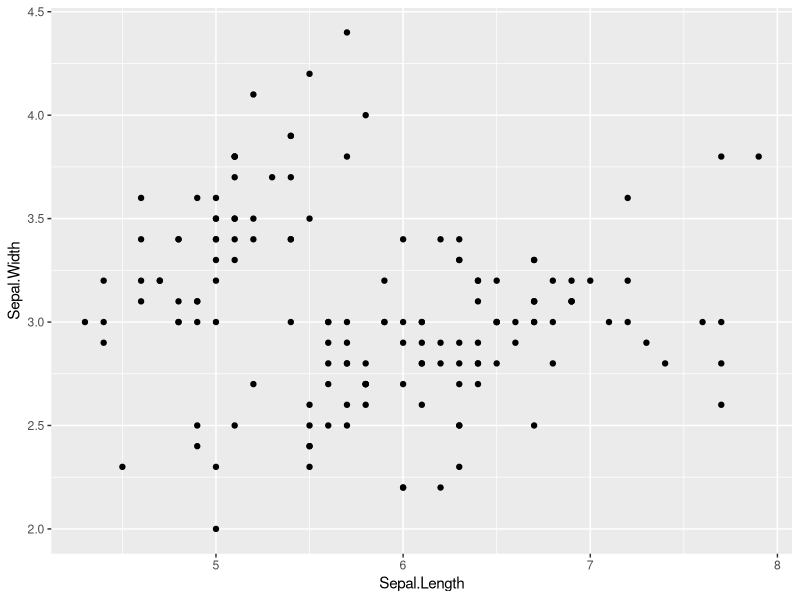
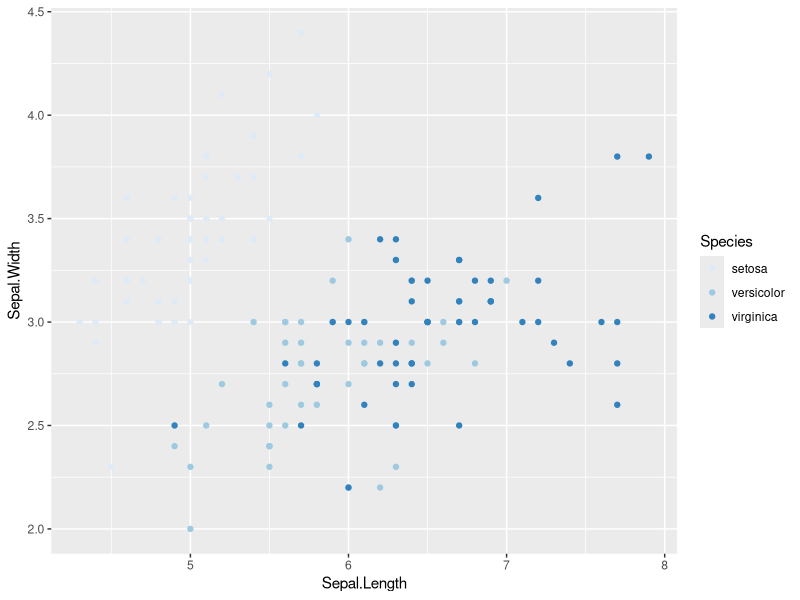
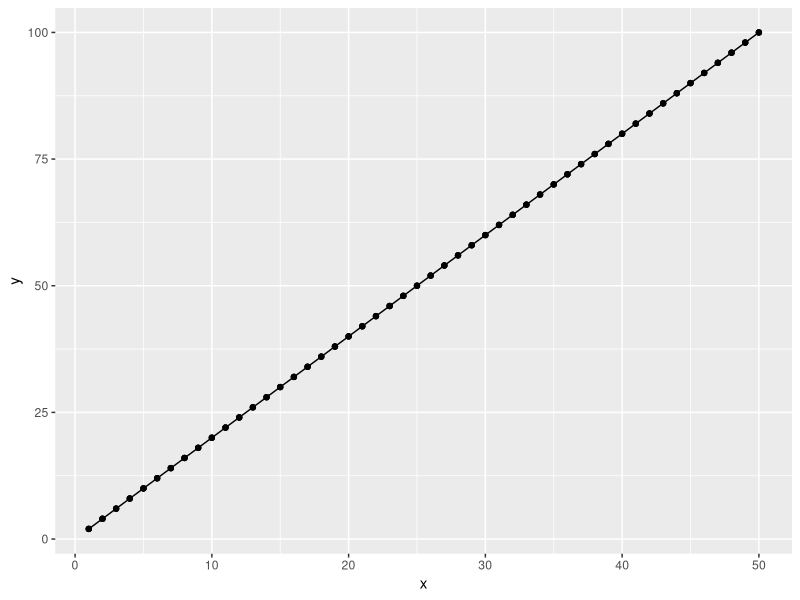
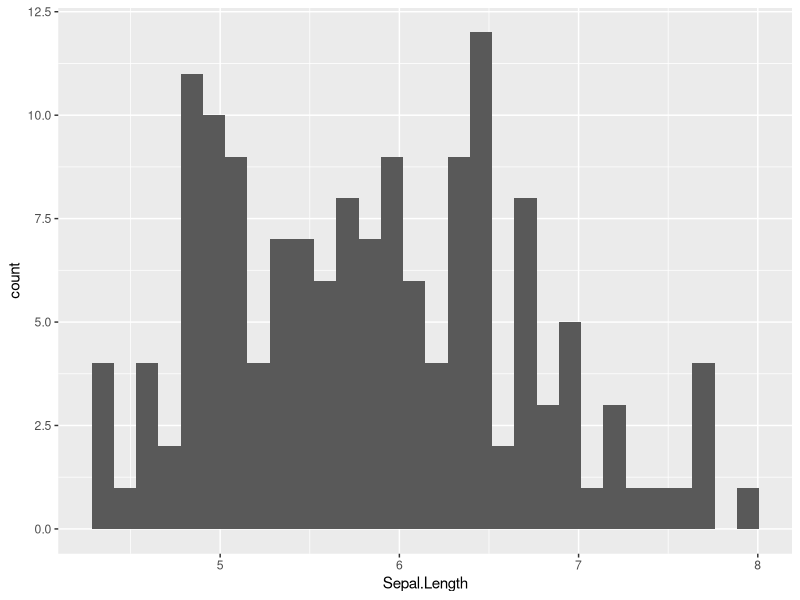
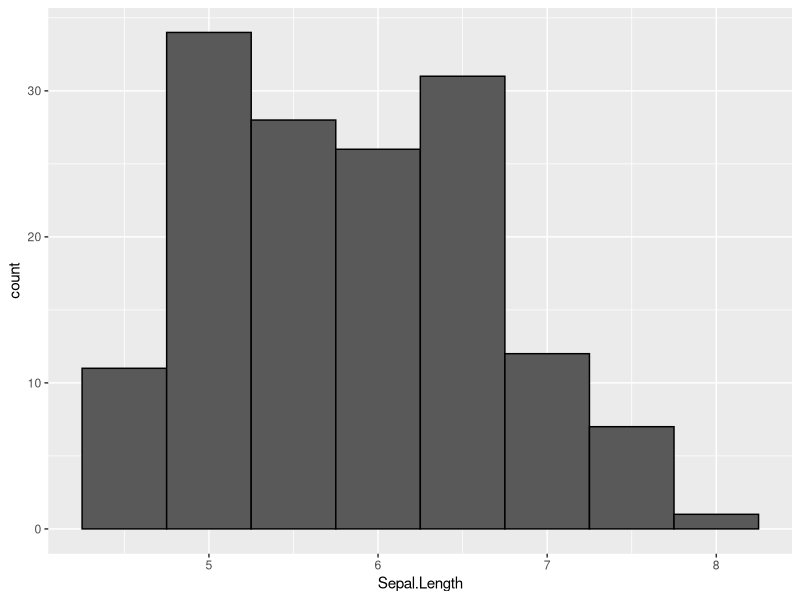
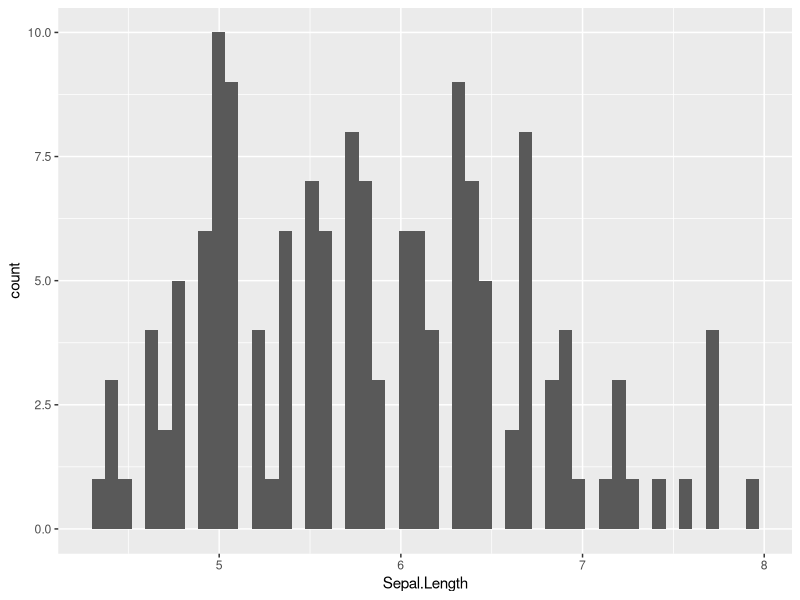
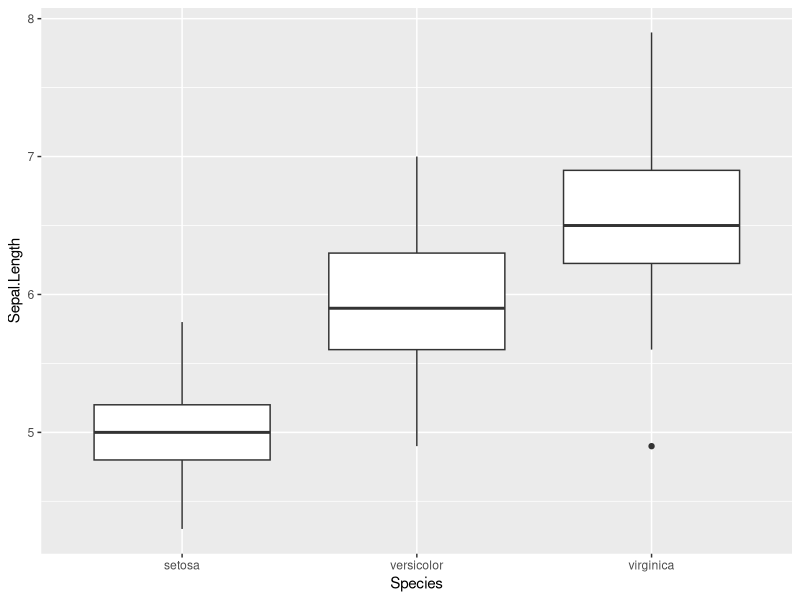
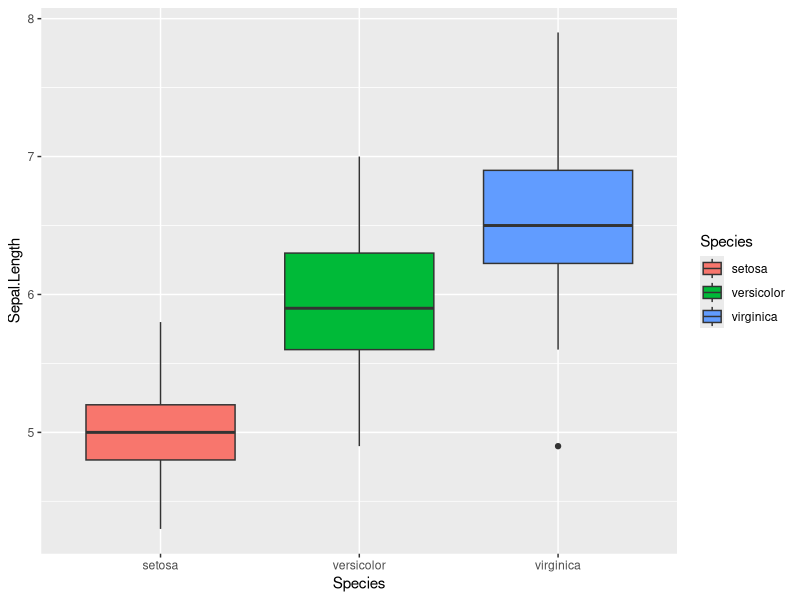

Write the R code that produced these figures, in order.
#' ---
#' title: Week Three Code
#' output: html_document
#' date: "`r format(Sys.time(), '%d-%m-%Y')`"
#' author: Elise Grabda
#' ---

# Library -----------------------------------------------------------------
library(tidyverse)


## Visualization -----------------------------------------------------------


# basic plot
iris %>% 
  ggplot(aes(x = Sepal.Length,
             y = Sepal.Width)) +
  geom_point()

# change color by "Species" column
iris %>% 
  ggplot(aes(x = Sepal.Length,
             y = Sepal.Width,
             color = Species)) +
  geom_point() +
  scale_color_brewer()

# sample data
df0 <- tibble(x = rep(1:50, 3),
              y = x * 2)

# line plot
df0 %>% 
  ggplot(aes(x = x,
             y = y)) +
  geom_point() +
  geom_line()

# basic plot; bins = 30 by default
iris %>% 
  ggplot(aes(x = Sepal.Length)) +
  geom_histogram()
# change bin width
iris %>% 
  ggplot(aes(x = Sepal.Length)) +
  geom_histogram(binwidth = 0.5, color = "black")
# change bin number
iris %>% 
  ggplot(aes(x = Sepal.Length)) +
  geom_histogram(bins = 50)

# box plot
iris %>% 
  ggplot(aes(x = Species,
             y = Sepal.Length)) +
  geom_boxplot()

# change fill by "Species"
iris %>% 
  ggplot(aes(x = Species,
             y = Sepal.Length,
             fill = Species)) +
  geom_boxplot()

# change fill by "Species", but change border color
iris %>% 
  ggplot(aes(x = Species,
             y = Sepal.Length,
             fill = Species)) +
  geom_boxplot(color = "steelblue")

#facetwrap

iris %>% 
  ggplot(aes(x = Sepal.Length,
             y = Sepal.Width,
             color = Species)) +
  geom_point() +
  facet_wrap(~Species)

#facetgrid

iris %>%
  mutate(site = sample(letters[1:2],nrow(.),replace = T)) %>%
  ggplot(aes(x = Sepal.Length,
             y = Sepal.Width,
             color = Species)) +
  geom_point() +
  facet_grid(rows = vars(Species),
             cols = vars(site))


## Extra Exercises ----------------------------------------------------------

#Create a 10x10 matrix, elements as random numbers

mat_norm <- matrix(rnorm(100, 50,5), 10,10)

#Calculate row means

# means <- c(mean(mat_norm[1,]),
# mean(mat_norm[2,]),
# mean(mat_norm[3,]),
# mean(mat_norm[4,]),
# mean(mat_norm[5,]),
# mean(mat_norm[6,]),
# mean(mat_norm[7,]),
# mean(mat_norm[8,]),
# mean(mat_norm[9,]),
# mean(mat_norm[10,]))
# print(means) #easy, but ugly

#better
rowMeans(mat_norm)

#create a tibble with 3 numeric and 1 charachter columns

tib_rand <- tibble(x1= rnorm(100),x2 = rnorm(100,15),xa = sample(letters,100,replace = T))
tib_rand

# Calculate sums and N for letter groups

tib_rand %>% 
  group_by(xa) %>% 
  summarise(Sums = sum(c(x1,x2)),
            N = n())
#shit question fixed
iris_w <- iris %>% 
  mutate(id = rep(1:50, 3)) %>% # add an ID column
  select(id, Sepal.Length, Species) %>% 
  pivot_wider(id_cols = "id", # unique row ID based on
              values_from = "Sepal.Length", # values in each cell from
              names_from = "Species") # new column names from

print(iris_w)

# Remove rows with NA

tib_na <- tib_rand %>% 
  mutate(x1 = ifelse(x1 < 0, NA, x1),
  x2 = ifelse(x2 < 0, NA, x2))
  

tib_na %>% 
  drop_na(x1)
